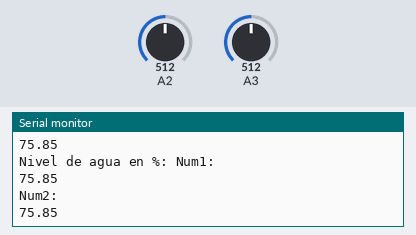
Simulated run of this sketch. Board: Arduino Uno, built with avr-gcc and run on an emulated ATmega328P. Parts: the last lines printed to the serial monitor. The test bench sets the inputs (shaded band); at power-on: A2 = 512, A3 = 512.

Above: at 1.8 s.
1.9 s: A2 set to 716
At 2.8 s:
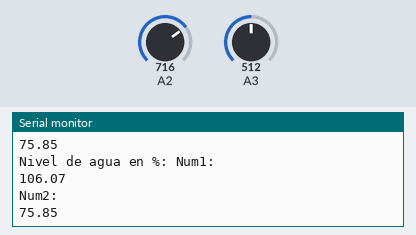
3.4 s: A3 set to 716
At 4.7 s:
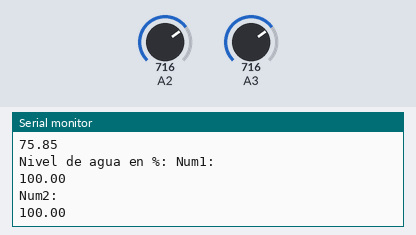
4.9 s: A2 set to 511
At 5.6 s:
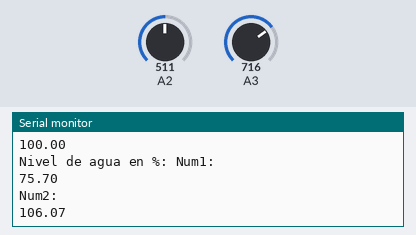
6.4 s: A3 set to 900
At 7.8 s:
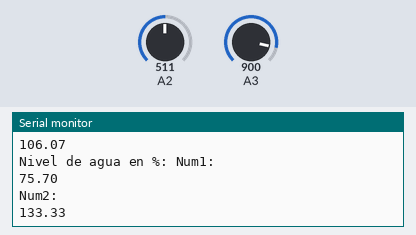
Timing chart, 0 to 8.9 s (numbered marks = the images above; inputs shaded):
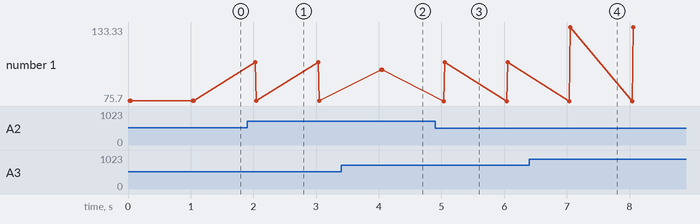

The sketch:

8._Agua.ino
```cpp
double valorAgua1;
double valorAgua2;
void setup() {
  Serial.begin(9600);
}

void loop() {
  valorAgua1 = analogRead(2);
  valorAgua2 = analogRead(3);

  //630 es el valor maximo que he visto que mostraba
 valorAgua1 = (valorAgua1*100)/675;
 valorAgua2 = (valorAgua2*100)/675;
  //Tomar cualquier valor superior a 630 como un 100%
  if (valorAgua1 > 100 && valorAgua2 > 100 )
    valorAgua1 = valorAgua2 = 100;

  Serial.print("Nivel de agua en %: ");
  Serial.println("Num1: ");
  Serial.println(valorAgua1);
  Serial.println("Num2: ");
  Serial.println(valorAgua2);

  delay(1000);
}
```

Measured:
- after the input at 1.9 s, the serial monitor: prints a new line after 0.13 s (image 1)
- after the input at 3.4 s, the serial monitor: prints a new line after 0.64 s (image 2)
- after the input at 4.9 s, the serial monitor: prints a new line after 0.14 s (image 3)
- after the input at 6.4 s, the serial monitor: prints a new line after 0.66 s (image 4)
- plotted number 1: 75.85 → 100 after the input at 3.4 s, 106.07 → 133.33 after the input at 6.4 s
